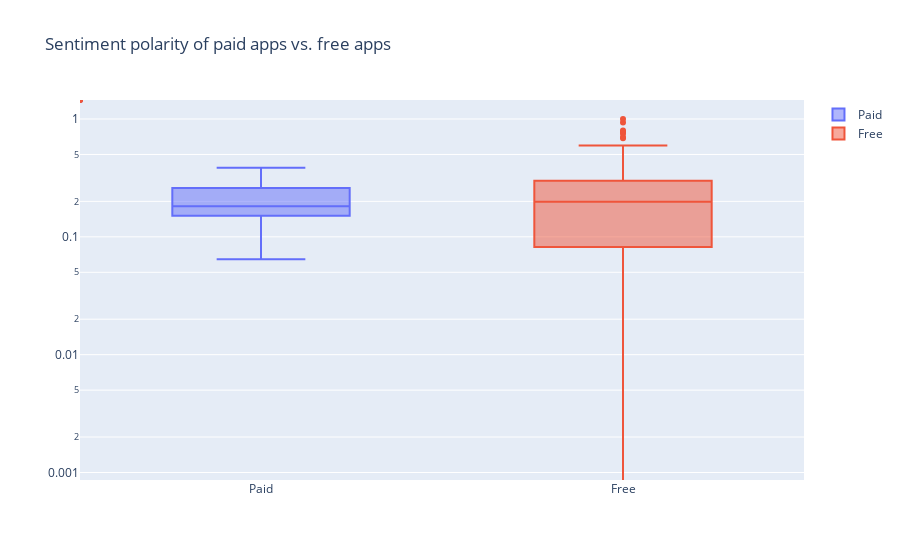

Notebook code cell kept with this figure:
### Code cell
trace0 = go.Box(
    # Data for paid apps
    y=df4[df4['Type'] == 'Paid']['Sentiment_Polarity'],
    name = 'Paid'
)

trace1 = go.Box(
    # Data for free apps
    y=df4[df4['Type'] == 'Free']['Sentiment_Polarity'],
    name = 'Free'
)

layout = go.Layout(
    title = "Sentiment polarity of paid apps vs. free apps",
    yaxis = dict(
        type = 'log',
        autorange = True
    )
)

# Add trace0 and trace1 to a list for plotting
data = [trace0, trace1]
plotly.offline.iplot({'data': data, 'layout': layout})

### Figure 1 — Plotly figure (JSON) as saved in the notebook; plotly's stock layout.template omitted (floating-point values rounded to 4 significant figures; data arrays with more than 128 entries replaced by an {"elided": "..."} marker saying what was removed)
{"data": [{"name": "Paid", "type": "box", "y": [0.06447, -0.1621, 0.1802, 0.2255, 0.3636, 0.3862, 0.1794, 0.1818, 0.185]}, {"name": "Free", "type": "box", "y": {"elided": "807 float values"}}], "layout": {"title": {"text": "Sentiment polarity of paid apps vs. free apps"}, "yaxis": {"autorange": true, "type": "log"}}}
